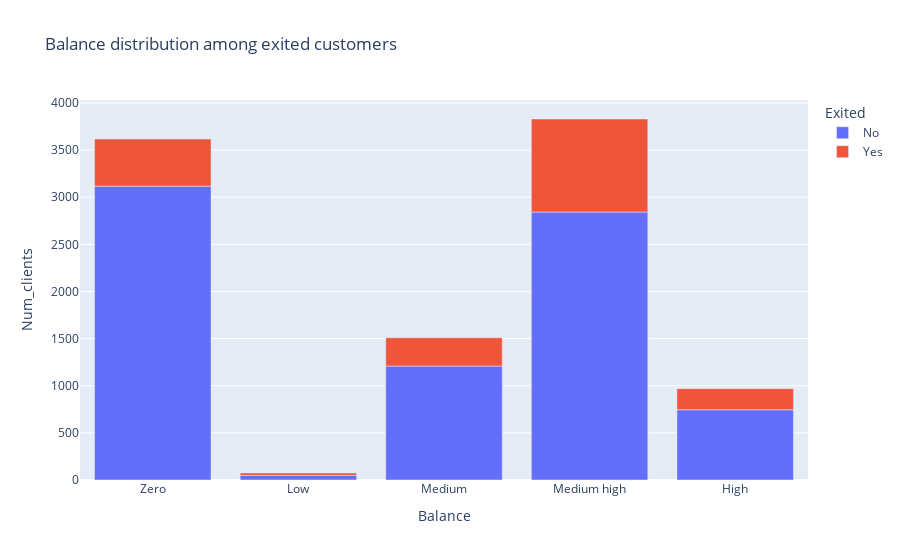

Notebook source saved alongside this figure:
### Code cell
#creamos un gráfico para ver la distribución de geografía entre los clientes que se fueron
fig = px.bar(Balance_df.rename(columns={'CustomerId':'Num_clients', 'Balance_grouped':'Balance'}), x='Balance', y='Num_clients', color='Exited', title='Balance distribution among exited customers',\
             hover_data=['Balance'])
fig.show()

### Figure 1 — Plotly figure (JSON) as saved in the notebook; plotly's stock layout.template omitted (floating-point values rounded to 4 significant figures)
{"data": [{"alignmentgroup": "True", "hovertemplate": "Exited=No<br>Balance=%{x}<br>Num_clients=%{y}<extra></extra>", "legendgroup": "No", "marker": {"color": "#636efa", "pattern": {"shape": ""}}, "name": "No", "offsetgroup": "No", "orientation": "v", "showlegend": true, "textposition": "auto", "type": "bar", "x": ["Zero", "Low", "Medium", "Medium high", "High"], "xaxis": "x", "y": [3117, 49, 1209, 2843, 745], "yaxis": "y"}, {"alignmentgroup": "True", "hovertemplate": "Exited=Yes<br>Balance=%{x}<br>Num_clients=%{y}<extra></extra>", "legendgroup": "Yes", "marker": {"color": "#EF553B", "pattern": {"shape": ""}}, "name": "Yes", "offsetgroup": "Yes", "orientation": "v", "showlegend": true, "textposition": "auto", "type": "bar", "x": ["Zero", "Low", "Medium", "Medium high", "High"], "xaxis": "x", "y": [500, 26, 300, 987, 224], "yaxis": "y"}], "layout": {"barmode": "relative", "legend": {"title": {"text": "Exited"}, "tracegroupgap": 0}, "title": {"text": "Balance distribution among exited customers"}, "xaxis": {"anchor": "y", "domain": [0, 1], "title": {"text": "Balance"}}, "yaxis": {"anchor": "x", "domain": [0, 1], "title": {"text": "Num_clients"}}}}
